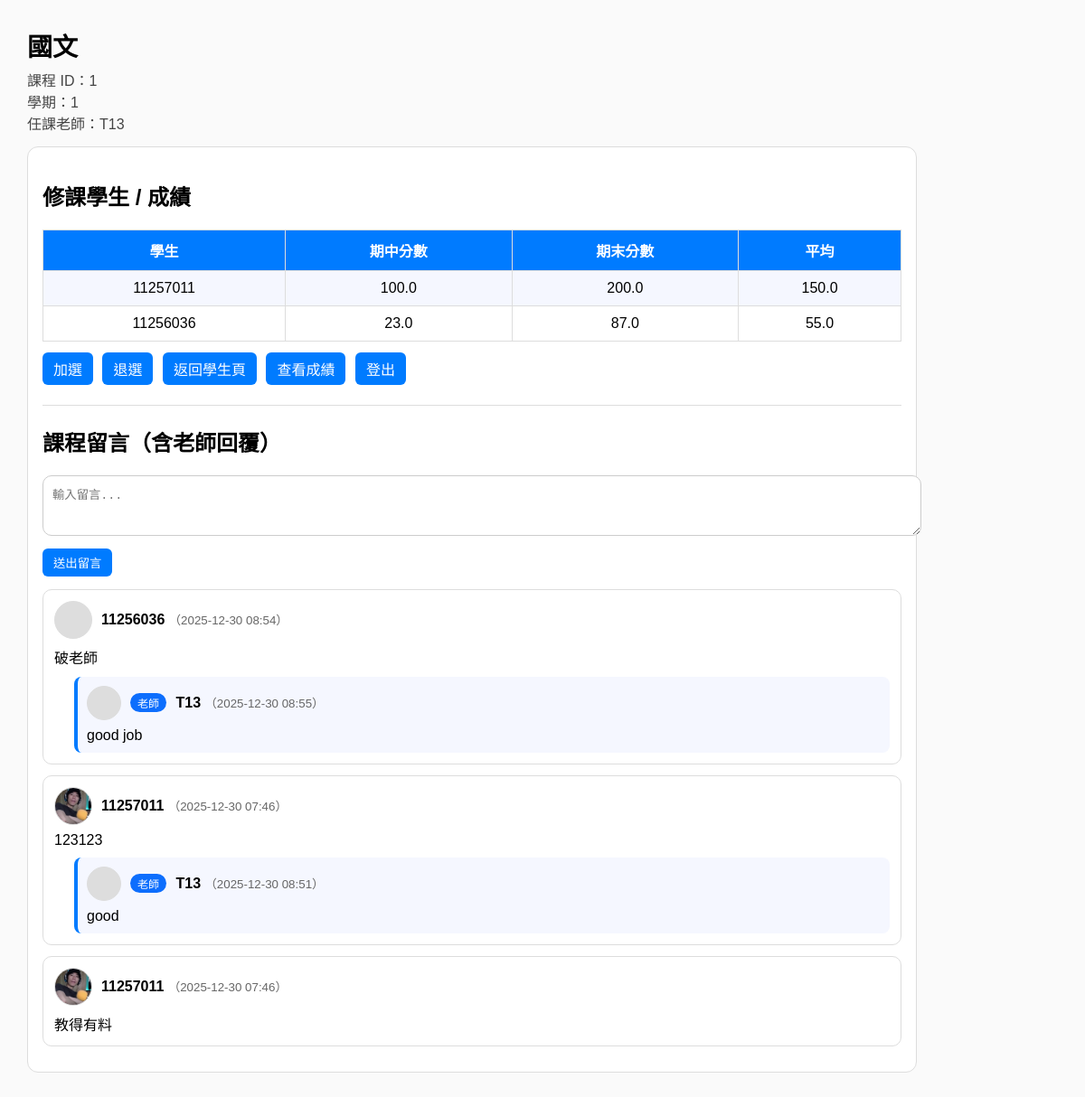
Page /course/1/ (signed in) on the committed database.
### course/models.py (models this page shows, shortened)
class Course(models.Model):
    name = models.CharField(max_length=100)
    semester = models.CharField(max_length=20)
    teacher = models.ForeignKey(User, on_delete=models.CASCADE)

class Enrollment(models.Model):
    student = models.ForeignKey(User, on_delete=models.CASCADE)
    course = models.ForeignKey(Course, on_delete=models.CASCADE)
    midterm = models.FloatField(null=True, blank=True)
    final = models.FloatField(null=True, blank=True)
    class Meta:
        unique_together = ('student', 'course')
    def average(self):
        if self.midterm is not None and self.final is not None:
            return (self.midterm + self.final) / 2
        return None

class Comment(models.Model):
    course = models.ForeignKey(Course, on_delete=models.CASCADE)
    user = models.ForeignKey(User, on_delete=models.CASCADE)
    content = models.TextField()
    created_at = models.DateTimeField(auto_now_add=True)
    parent = models.ForeignKey(
        'self',
        null=True, blank=True,
        on_delete=models.CASCADE,
        related_name='replies'
    )

class Profile(models.Model):
    ROLE_CHOICES = (
        ('teacher', '教師'),
        ('student', '學生'),
    )
    user = models.OneToOneField(User, on_delete=models.CASCADE, related_name="profile")
    role = models.CharField(max_length=10, choices=ROLE_CHOICES, default='student')
    full_name = models.CharField(max_length=50, blank=True)
    avatar = models.ImageField(upload_to='avatars/', null=True, blank=True)

### course/views.py (the view, shortened to what this page needs)
# urls.py: path('course/<int:course_id>/', views.course_detail, name='course_detail'),
@login_required
def course_detail(request, course_id):
    course = get_object_or_404(Course, id=course_id)
    comments = Comment.objects.filter(course=course).order_by('-created_at')
    enrollments = Enrollment.objects.filter(course=course)
    return render(request, 'course/detail.html', {
        'course': course,
        'comments': comments,
        'enrollments': enrollments,
    })

### course/templates/course/detail.html (shortened to what this page needs)
<!DOCTYPE html>
<html lang="zh-Hant">
<head>
</head>
<body>
  <h1>{{ course.name }}</h1>
  <div class="meta">
    <div>課程 ID：{{ course.id }}</div>
    <div>學期：{{ course.semester }}</div>
    <div>任課老師：{{ course.teacher.username }}</div>
  </div>
  <div class="box">
    <h2>修課學生 / 成績</h2>
    {% if enrollments %}
      <table>
        <tr>
          <th>學生</th>
          <th>期中分數</th>
          <th>期末分數</th>
          <th>平均</th>
        </tr>
        {% for e in enrollments %}
          <tr>
            <td>{{ e.student.username }}</td>
            <td>{{ e.midterm|default:"-" }}</td>
            <td>{{ e.final|default:"-" }}</td>
            <td>{% if e.average %}{{ e.average }}{% else %}-{% endif %}</td>
          </tr>
        {% endfor %}
      </table>
    {% else %}
      <p>目前尚無學生修課。</p>
    {% endif %}
    <div style="margin-top:12px;">
      <a href="{% url 'enroll_course' course.id %}">加選</a>
      <a href="{% url 'drop_course' course.id %}">退選</a>
      <a href="{% url 'student_courses' %}">返回學生頁</a>
      <a href="{% url 'my_grades' %}">查看成績</a>
      <a href="{% url 'logout' %}">登出</a>
    </div>
    <hr>
    <h2>課程留言（含老師回覆）</h2>
    <form method="post" style="margin-bottom:14px;">
      <textarea name="content" rows="3" placeholder="輸入留言..." required></textarea>
      <div style="margin-top:10px;">
        <button type="submit">送出留言</button>
      </div>
    </form>
    {% for c in comments %}
      {% if not c.parent %}
        <div class="comment">
          <div class="row">
            {% if c.user.profile.avatar %}
              <img class="avatar" src="{{ c.user.profile.avatar.url }}" alt="avatar">
            {% else %}
              <span class="avatar avatar-fallback"></span>
            {% endif %}
            <div>
              <b>{{ c.user.username }}</b>
              <small>（{{ c.created_at|date:"Y-m-d H:i" }}）</small>
            </div>
          </div>
          <div style="margin-top:8px;">{{ c.content }}</div>
          {% for r in c.replies.all %}
            <div class="reply">
              <div class="row">
                {% if r.user.profile.avatar %}
                  <img class="avatar-sm" src="{{ r.user.profile.avatar.url }}" alt="avatar">
                {% else %}
                  <span class="avatar-sm avatar-fallback"></span>
                {% endif %}
                <div>
                  <span class="tag-teacher">老師</span>
                  <b>{{ r.user.username }}</b>
                  <small>（{{ r.created_at|date:"Y-m-d H:i" }}）</small>
                </div>
              </div>
              <div style="margin-top:8px;">{{ r.content }}</div>
            </div>
          {% endfor %}
        </div>
      {% endif %}
    {% empty %}
      <p>目前尚無留言</p>
    {% endfor %}
  </div>
</body>
</html>

### course/templates/course/detail.html (style rules this page uses)
body { font-family:"微軟正黑體",sans-serif; margin:30px; background:#fafafa; }
h1 { font-size:28px; margin-bottom: 6px; }
.meta { color:#444; margin-bottom: 14px; }
.box { max-width: 950px; background:#fff; border:1px solid #ddd; border-radius:12px; padding:16px; }
table { width:100%; border-collapse: collapse; margin-top: 10px; }
th, td { border:1px solid #ddd; padding:10px; text-align:center; }
th { background:#007bff; color:#fff; }
tr:nth-child(even) { background:#f5f7ff; }
a, button { background:#007bff; color:#fff; padding:6px 12px; border-radius:6px; text-decoration:none; border:none; cursor:pointer; margin-right:6px; display:inline-block; }
hr { margin: 22px 0; border:none; border-top:1px solid #ddd; }
textarea { width:100%; padding:10px; border:1px solid #ccc; border-radius:10px; }
.comment { background:#fff; border:1px solid #ddd; border-radius:10px; padding:12px; margin:12px 0; }
.comment small { color:#666; }
.reply { margin-top:10px; margin-left:22px; padding:10px; border-left:4px solid #007bff; background:#f5f7ff; border-radius:8px; }
.tag-teacher { display:inline-block; font-size:12px; padding:2px 8px; background:#0d6efd; color:#fff; border-radius:999px; margin-right:6px; }
.row { display:flex; align-items:center; gap:10px; }
.avatar { width:40px; height:40px; border-radius:50%; object-fit:cover; border:1px solid #ddd; }
.avatar-sm { width:36px; height:36px; border-radius:50%; object-fit:cover; border:1px solid #ddd; }
.avatar-fallback { background:#ddd; border-radius:50%; display:inline-block; border:1px solid #ddd; }

### rows in the picture
Course: name "國文", id "1", semester "1", teacher.username "T13"
Enrollment: student.username "11257011", midterm "100.0", final "200.0", average "150.0"
Enrollment: student.username "11256036", midterm "23.0", final "87.0", average "55.0"
Comment: user.username "11256036", created_at "2025-12-30 08:54", content "破老師"
Comment: user.username "T13", created_at "2025-12-30 08:55", content "good job"
Comment: user.profile.avatar (picture), user.username "11257011", created_at "2025-12-30 07:46", content "123123"
Comment: user.username "T13", created_at "2025-12-30 08:51", content "good"
Comment: user.profile.avatar (picture), user.username "11257011", created_at "2025-12-30 07:46", content "教得有料"
